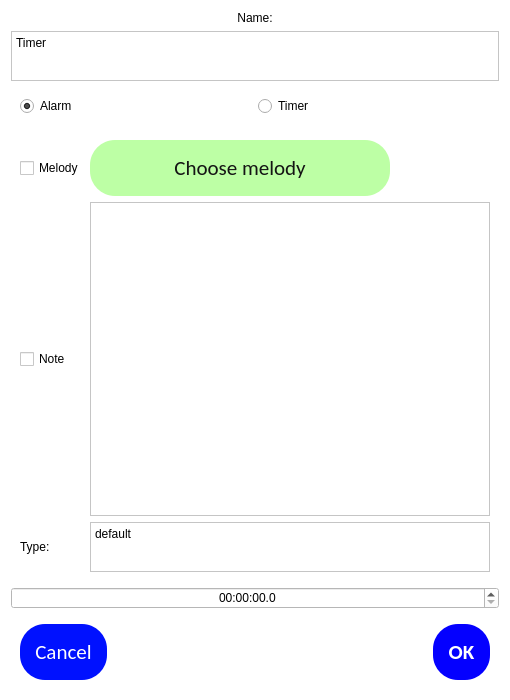
<?xml version="1.0" encoding="UTF-8"?>
<ui version="4.0">
 <class>timersetter</class>
 <widget class="QDialog" name="timersetter">
  <property name="geometry">
   <rect>
    <x>0</x>
    <y>0</y>
    <width>510</width>
    <height>700</height>
   </rect>
  </property>
  <property name="maximumSize">
   <size>
    <width>885</width>
    <height>16777215</height>
   </size>
  </property>
  <property name="windowTitle">
   <string>Dialog</string>
  </property>
  <property name="styleSheet">
   <string notr="true">background-color: rgb(255, 255, 255)</string>
  </property>
  <layout class="QGridLayout" name="gridLayout">
   <item row="0" column="0">
    <layout class="QVBoxLayout" name="verticalLayout">
     <property name="sizeConstraint">
      <enum>QLayout::SetDefaultConstraint</enum>
     </property>
     <item>
      <widget class="QLabel" name="label_3">
       <property name="styleSheet">
        <string notr="true">color: rgb(0, 0, 0);
font: 25 16pt &quot;Calibri Light&quot;;</string>
       </property>
       <property name="text">
        <string>Name:</string>
       </property>
       <property name="alignment">
        <set>Qt::AlignCenter</set>
       </property>
      </widget>
     </item>
     <item>
      <widget class="QPlainTextEdit" name="plainTextEdit">
       <property name="minimumSize">
        <size>
         <width>0</width>
         <height>50</height>
        </size>
       </property>
       <property name="maximumSize">
        <size>
         <width>16777215</width>
         <height>50</height>
        </size>
       </property>
       <property name="styleSheet">
        <string notr="true">color: rgb(0, 0, 0);
font: 25 16pt &quot;Calibri Light&quot;;</string>
       </property>
       <property name="verticalScrollBarPolicy">
        <enum>Qt::ScrollBarAlwaysOff</enum>
       </property>
       <property name="horizontalScrollBarPolicy">
        <enum>Qt::ScrollBarAlwaysOff</enum>
       </property>
       <property name="sizeAdjustPolicy">
        <enum>QAbstractScrollArea::AdjustIgnored</enum>
       </property>
       <property name="lineWrapMode">
        <enum>QPlainTextEdit::WidgetWidth</enum>
       </property>
       <property name="plainText">
        <string>Timer</string>
       </property>
       <property name="overwriteMode">
        <bool>false</bool>
       </property>
      </widget>
     </item>
     <item>
      <widget class="QWidget" name="widget" native="true">
       <layout class="QHBoxLayout" name="horizontalLayout_2">
        <item alignment="Qt::AlignTop">
         <widget class="QRadioButton" name="radio_alarm">
          <property name="styleSheet">
           <string notr="true">
color: rgb(0, 0, 0);
font: 25 16pt &quot;Calibri Light&quot;;</string>
          </property>
          <property name="text">
           <string>Alarm</string>
          </property>
          <property name="checked">
           <bool>true</bool>
          </property>
         </widget>
        </item>
        <item alignment="Qt::AlignTop">
         <widget class="QRadioButton" name="radio_timer">
          <property name="styleSheet">
           <string notr="true">
color: rgb(0, 0, 0);
font: 25 16pt &quot;Calibri Light&quot;;</string>
          </property>
          <property name="text">
           <string>Timer</string>
          </property>
         </widget>
        </item>
       </layout>
      </widget>
     </item>
     <item>
      <widget class="QWidget" name="horizontalWidget" native="true">
       <property name="font">
        <font>
         <family>Calibri Light</family>
         <pointsize>16</pointsize>
        </font>
       </property>
       <layout class="QGridLayout" name="gridLayout_2">
        <property name="sizeConstraint">
         <enum>QLayout::SetDefaultConstraint</enum>
        </property>
        <item row="1" column="1">
         <widget class="QPushButton" name="melody_button">
          <property name="maximumSize">
           <size>
            <width>300</width>
            <height>16777215</height>
           </size>
          </property>
          <property name="font">
           <font>
            <family>Calibri</family>
            <pointsize>16</pointsize>
           </font>
          </property>
          <property name="styleSheet">
           <string notr="true">color:rgb(20, 20, 20);
background-color: rgba(189, 255, 165);
border-radius: 25px;
padding: 15px;
min-width: 5em;</string>
          </property>
          <property name="text">
           <string>Choose melody</string>
          </property>
         </widget>
        </item>
        <item row="2" column="0">
         <widget class="QCheckBox" name="check_note">
          <property name="styleSheet">
           <string notr="true">color: rgb(0, 0, 0);
font: 25 14pt &quot;Calibri Light&quot;;color: rgb(0, 0, 0);
font: 25 14pt &quot;Calibri Light&quot;;</string>
          </property>
          <property name="text">
           <string>Note</string>
          </property>
         </widget>
        </item>
        <item row="1" column="0">
         <widget class="QCheckBox" name="check_melody">
          <property name="styleSheet">
           <string notr="true">color: rgb(0, 0, 0);
font: 25 14pt &quot;Calibri Light&quot;;</string>
          </property>
          <property name="text">
           <string>Melody</string>
          </property>
         </widget>
        </item>
        <item row="2" column="1">
         <widget class="QTextEdit" name="textEdit">
          <property name="styleSheet">
           <string notr="true">color: rgb(0, 0, 0);
font: 25 16pt &quot;Calibri Light&quot;;</string>
          </property>
          <property name="html">
           <string>&lt;!DOCTYPE HTML PUBLIC &quot;-//W3C//DTD HTML 4.0//EN&quot; &quot;http://www.w3.org/TR/REC-html40/strict.dtd&quot;&gt;
&lt;html&gt;&lt;head&gt;&lt;meta name=&quot;qrichtext&quot; content=&quot;1&quot; /&gt;&lt;meta charset=&quot;utf-8&quot; /&gt;&lt;style type=&quot;text/css&quot;&gt;
p, li { white-space: pre-wrap; }
hr { height: 1px; border-width: 0; }
li.unchecked::marker { content: &quot;\2610&quot;; }
li.checked::marker { content: &quot;\2612&quot;; }
&lt;/style&gt;&lt;/head&gt;&lt;body style=&quot; font-family:'Calibri Light'; font-size:16pt; font-weight:25; font-style:normal;&quot;&gt;
&lt;p style=&quot;-qt-paragraph-type:empty; margin-top:0px; margin-bottom:0px; margin-left:0px; margin-right:0px; -qt-block-indent:0; text-indent:0px; font-weight:24;&quot;&gt;&lt;br /&gt;&lt;/p&gt;&lt;/body&gt;&lt;/html&gt;</string>
          </property>
         </widget>
        </item>
        <item row="3" column="0">
         <widget class="QLabel" name="label_4">
          <property name="styleSheet">
           <string notr="true">color: rgb(0, 0, 0);
font: 25 16pt &quot;Calibri Light&quot;;</string>
          </property>
          <property name="text">
           <string>Type:</string>
          </property>
         </widget>
        </item>
        <item row="3" column="1">
         <widget class="QPlainTextEdit" name="timer_type">
          <property name="minimumSize">
           <size>
            <width>0</width>
            <height>50</height>
           </size>
          </property>
          <property name="maximumSize">
           <size>
            <width>16777215</width>
            <height>50</height>
           </size>
          </property>
          <property name="styleSheet">
           <string notr="true">color: rgb(0, 0, 0);
font: 25 16pt &quot;Calibri Light&quot;;</string>
          </property>
          <property name="verticalScrollBarPolicy">
           <enum>Qt::ScrollBarAlwaysOff</enum>
          </property>
          <property name="horizontalScrollBarPolicy">
           <enum>Qt::ScrollBarAlwaysOff</enum>
          </property>
          <property name="plainText">
           <string>default</string>
          </property>
         </widget>
        </item>
       </layout>
      </widget>
     </item>
     <item>
      <widget class="QTimeEdit" name="timeEdit">
       <property name="styleSheet">
        <string notr="true">color: rgb(0, 0, 0);
font: 25 16pt &quot;Calibri Light&quot;;</string>
       </property>
       <property name="alignment">
        <set>Qt::AlignCenter</set>
       </property>
       <property name="displayFormat">
        <string>HH:mm:ss.z</string>
       </property>
       <property name="timeSpec">
        <enum>Qt::LocalTime</enum>
       </property>
      </widget>
     </item>
     <item alignment="Qt::AlignBottom">
      <widget class="QWidget" name="horizontalWidget" native="true">
       <layout class="QHBoxLayout" name="horizontalLayout">
        <item alignment="Qt::AlignLeft">
         <widget class="QPushButton" name="pushButton">
          <property name="font">
           <font>
            <family>Calibri</family>
            <pointsize>16</pointsize>
           </font>
          </property>
          <property name="styleSheet">
           <string notr="true">color:rgb(255, 255, 255);
background-color: rgba(0, 17, 255);
border-radius: 25px;
padding: 15px;
min-width: 5em;</string>
          </property>
          <property name="text">
           <string>Cancel</string>
          </property>
         </widget>
        </item>
        <item alignment="Qt::AlignRight">
         <widget class="QPushButton" name="pushButton_OK">
          <property name="font">
           <font>
            <family>Calibri</family>
            <pointsize>16</pointsize>
            <bold>true</bold>
           </font>
          </property>
          <property name="styleSheet">
           <string notr="true">color:rgb(255, 255, 255);
background-color: rgba(4, 0, 255);
border-radius: 25px;
padding: 15px;
min-width: 5em;</string>
          </property>
          <property name="text">
           <string>OK</string>
          </property>
         </widget>
        </item>
       </layout>
      </widget>
     </item>
    </layout>
   </item>
  </layout>
 </widget>
 <resources/>
 <connections/>
</ui>
